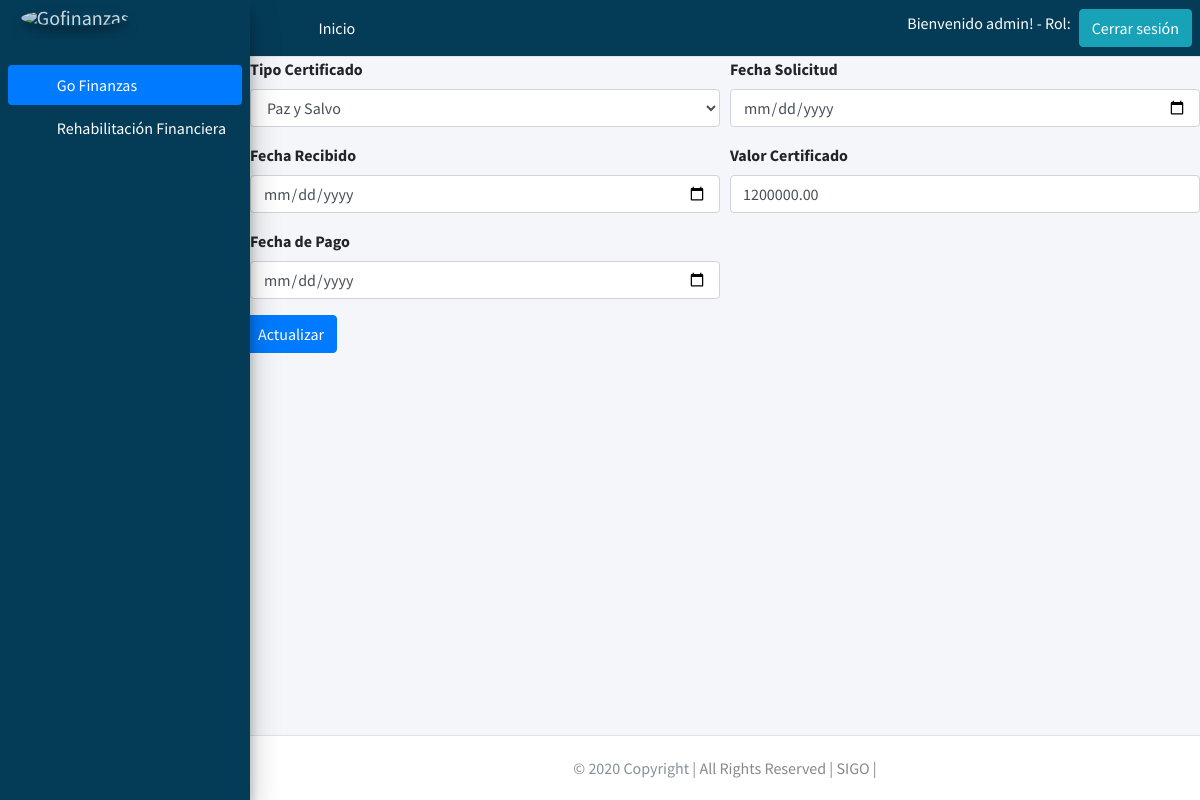
/editarcertificado/4/ (signed in), run on an earlier commit of the app's database.
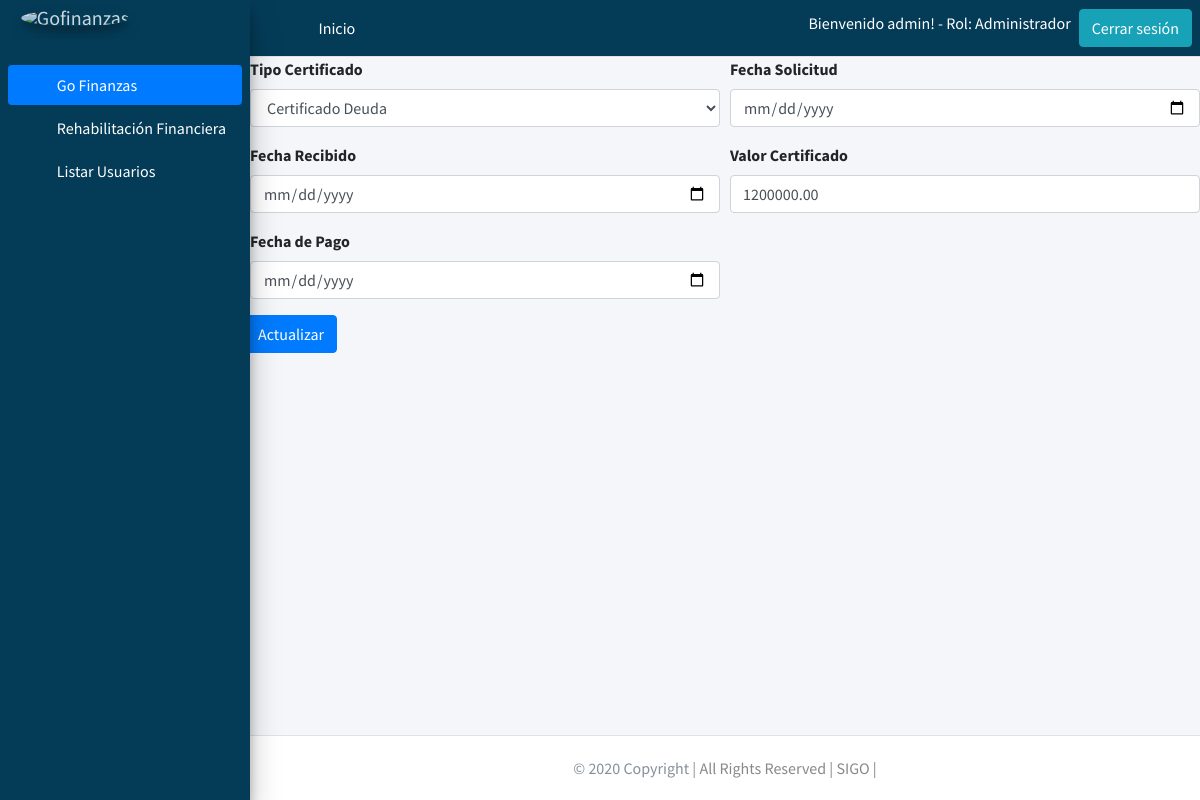
And on a later commit of the database.
### gestionfinanciera/models.py (models this page shows, shortened)
class Certificate(models.Model):
    Type = models.CharField(max_length=20, null=False,blank=True)
    Application_Date = models.DateField(default=datetime.datetime.today, blank=True, null=True)
    Date_Of_Receipt = models.DateField(default=datetime.datetime.today, blank=True, null=True)
    Certificate_Days = models.DecimalField(max_digits=20, decimal_places=2,blank=True, null=True)
    Certified_Value =  models.DecimalField(max_digits=20, decimal_places=2,blank=True, null=True)
    Payment_Date = models.DateField(default=datetime.datetime.today, blank=True, null=True)
    Fk_Financial_Obligation = models.ForeignKey(Financial_Obligation, null=True, on_delete = models.CASCADE,blank=True) # se crea una llave foranea llamando al modelo categoria

### users/models.py (models this page shows, shortened)
class Profile(models.Model):
    user = models.OneToOneField(User, on_delete=models.PROTECT)
    rol = models.ForeignKey(Rol, on_delete=models.PROTECT)
    class Meta:
        permissions = (("registrarusuarios", "registrarusuarios"),)

class Rol(models.Model):
    descripcion = models.CharField(max_length=30)

### gestionfinanciera/views.py (the view, shortened to what this page needs)
# urls.py: path('editarcertificado/<int:pk>/', views.CertificateUpdate.as_view(), name="editarcertificado"), # ruta para certificados una refferencia del cliente
class CertificateUpdate(UpdateView):
    model = Certificate
    template_name = 'gestionfinanciera/obligation/certificate_edit.html'
    fields = ['Type','Application_Date', 'Date_Of_Receipt','Certificate_Days',
    'Certified_Value','Payment_Date','Fk_Financial_Obligation']
    def get_context_data(self,**kwargs):
        context = super(CertificateUpdate,self).get_context_data(**kwargs)
        context['certificado'] = Certificate.objects.filter(Fk_Financial_Obligation=self.kwargs['pk'])
        context['obligacionId'] = self.kwargs['pk']
        return context

### Templates/gestionfinanciera/obligation/certificate_edit.html (shortened to what this page needs)
{% extends 'base/base.html' %}
{% block content %}
<form action="{%url 'editarcertificado' obligacionId %}" method="post">
  <div class="form-row">
    <div class="form-group col-md-6">
      <label>Tipo Certificado</label>
        <select class="form-control" name="Type" id="Type">
          <option value="{{certificate.Type}}" disabled selected>{{certificate.Type}}</option>
        </select
    </div>
  </div>
  <div class="form-group col-md-6">
    <label for="Application_Date">Fecha Solicitud</label>
    <input type="date" class="form-control" id="Application_Date" name="Application_Date" value="{{certificate.Application_Date}}">
  </div>
  <div class="form-group col-md-6">
    <label for="Date_Of_Receipt">Fecha Recibido</label>
    <input type="date" class="form-control" id="Date_Of_Receipt" name="Date_Of_Receipt" value="{{certificate.Date_Of_Receipt}}">
  </div>
  <div class="form-group col-md-6">
    <label for="Certified_Value">Valor Certificado</label>
    <input type="number" class="form-control" id="Certified_Value" name="Certified_Value" value="{{certificate.Certified_Value}}">
  </div>
  <div class="form-group col-md-6">
    <label for="Payment_Date">Fecha de Pago</label>
    <input type="date" class="form-control" id="Payment_Date" name="Payment_Date" value="{{certificate.Payment_Date}}">
  </div>
  <div class="form-group col-md-6">
  </div>
  <button type="submit" class="btn btn-primary">Actualizar</button>
</form>
{% endblock %}

### Templates/base/base.html (shortened to what this page needs)
{% load static %}
<!DOCTYPE html>
<html lang="en">
<head>
  <link rel="stylesheet" href="{% static 'plugins/fontawesome-free/css/all.min.css' %}">
  <link rel="stylesheet" href="{% static 'plugins/overlayScrollbars/css/OverlayScrollbars.min.css' %} ">
  <link rel="stylesheet" href="{% static 'dist/css/adminlte.min.css' %} ">
</head>
<body class="hold-transition sidebar-mini layout-fixed layout-navbar-fixed layout-footer-fixed">
<div class="wrapper">
  <nav class="main-header navbar navbar-expand navbar-white navbar-light" style="background-color:#043c58 ;">
    <ul class="navbar-nav  mr-auto">
      <li class="nav-item">
        <a class="nav-link" data-widget="pushmenu" href="#" role="button"><i class="fas fa-bars"></i></a>
      </li>
      <li class="nav-item d-none d-sm-inline-block">
        {% if user.is_authenticated %}
          <a href="{% url 'listarcliente' %}" class="nav-link" style="color:white;">Inicio</a>
        {% else %}
        <a href="{% url 'index' %}" class="nav-link" style="color:white;">Inicio</a>
        {% endif %}
      </li>
    </ul>
        {% if user.is_authenticated %}
          <h6 class="ml-5" style="color:white;">Bienvenido {{ user.username }}! - Rol: {{ user.profile.rol.descripcion }}</h6>
          <a style="text-align: right" href="{% url 'logout' %}" class="btn btn-info ml-2">Cerrar sesión</a>
        {% else %}
          <a href="{% url 'login' %}" class="btn btn-danger ml-2">Iniciar Sesión</a>
        {% endif %}
    </nav>
  <aside class="main-sidebar sidebar-primary elevation-4" style="background-color:#043c58 ;">
    {% if user.is_authenticated %}
    <a href="{% url 'listarcliente' %}" class="brand-link">
      <img src="{% static 'dist/img/SIGO.png' %}" alt="Gofinanzas" class="brand-image img-circle elevation-3"
           style="opacity: .8">
    </a>
    {% else %}
    <a href="{% url 'index' %}" class="brand-link">
      <img src="{% static 'dist/img/SIGO.png' %}" alt="Gofinanzas" class="brand-image img-circle elevation-3"
           style="opacity: .8">
      <span class="brand-text font-weight-light">Go Finanzas</span>
    </a>
    {% endif %}
    <div class="sidebar">
      <nav class="mt-2">
        <ul class="nav nav-pills nav-sidebar flex-column" data-widget="treeview" role="menu" data-accordion="false">
          <li class="nav-item has-treeview menu-open">
            {% if user.is_authenticated %}
            <a href="" class="nav-link active">
              <i class="nav-icon fas fa-tachometer-alt"></i>
              <p style="color:white;">
                Go Finanzas
                <i class="right fas fa-angle-left"></i>
              </p>
            </a>
            <ul class="nav nav-treeview">
              <li class="nav-item">
                <a href="{% url 'listarcliente' %}" class="nav-link">
                  <i class="far fa-circle nav-icon"></i>
                  <p style="color:white;">Rehabilitación Financiera</p>
                </a>
              </li>
              {% if user.profile.rol.id == 2 %}
                <li class="nav-item">
                  <a href="{% url 'users:userslist' %}" class="nav-link">
                    <i class="far fa-circle nav-icon"></i>
                    <p style="color:white;">Listar Usuarios</p>
                  </a>
                </li>
              {% endif %}
            </ul>
            {% endif %}
          </li>
      </nav>
    </div>
  </aside>
  <div class="content-wrapper">
    {% block content %}{% endblock %}
  </div>
  <footer class="main-footer">
    <div class="footer-copyright text-center py-1">© 2020 Copyright |
      <a style="color: #888888">All Rights Reserved | SIGO |</a>
    </div>
  </footer>
</div>
</body>
</html>

What changed in the data, as far as the page shows it:
changed Certificate: Type "Paz y Salvo" → "Certificado Deuda"
Also different on the page:
{{ user.profile.rol.descripcion }}: (not shown) → "Administrador"
text now shown: "Listar Usuarios"
